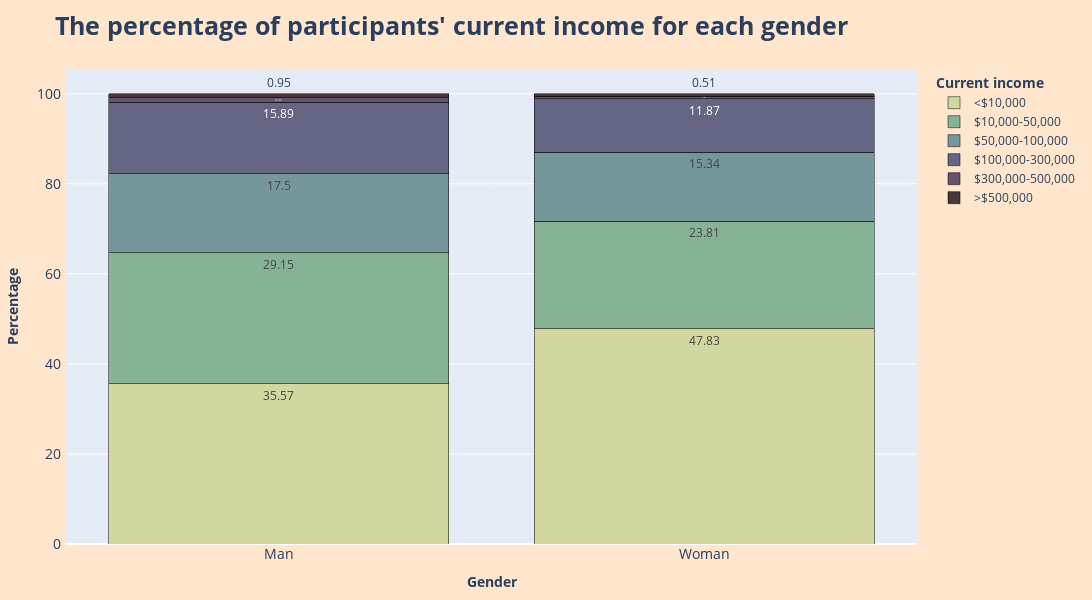

Source (notebook cell):
### Code cell
fig = stacked_bar_plot( filtered_gender_income_df, 'Gender', 'Percentage', 'Current income' , 'Percentage', ['#D2D79F', '#86b395', '#75969b','#646684','#66536c' ,'#483838'], 0, 0)
fig.update_layout(
    title_text = '<b>The percentage of participants\' current income for each gender</b>',
)
fig.update_traces(marker_line_color='black', marker_line_width=0.5, hovertemplate='<b>%{text} (%)</b> of <b>%{x}</b> have the income <b>%{fullData.name}</b>')

fig.show()

### Figure 1 — Plotly figure (JSON) as saved in the notebook; plotly's stock layout.template omitted (floating-point values rounded to 4 significant figures)
{"data": [{"alignmentgroup": "True", "hovertemplate": "<b>%{text} (%)</b> of <b>%{x}</b> have the income <b>%{fullData.name}</b>", "legendgroup": "<$10,000", "marker": {"color": "#D2D79F", "line": {"color": "black", "width": 0.5}, "pattern": {"shape": ""}}, "name": "<$10,000", "offsetgroup": "<$10,000", "orientation": "v", "showlegend": true, "text": [35.57, 47.83], "textposition": "auto", "type": "bar", "x": ["Man", "Woman"], "xaxis": "x", "y": [35.57, 47.83], "yaxis": "y"}, {"alignmentgroup": "True", "hovertemplate": "<b>%{text} (%)</b> of <b>%{x}</b> have the income <b>%{fullData.name}</b>", "legendgroup": "$10,000-50,000", "marker": {"color": "#86b395", "line": {"color": "black", "width": 0.5}, "pattern": {"shape": ""}}, "name": "$10,000-50,000", "offsetgroup": "$10,000-50,000", "orientation": "v", "showlegend": true, "text": [29.15, 23.81], "textposition": "auto", "type": "bar", "x": ["Man", "Woman"], "xaxis": "x", "y": [29.15, 23.81], "yaxis": "y"}, {"alignmentgroup": "True", "hovertemplate": "<b>%{text} (%)</b> of <b>%{x}</b> have the income <b>%{fullData.name}</b>", "legendgroup": "$50,000-100,000", "marker": {"color": "#75969b", "line": {"color": "black", "width": 0.5}, "pattern": {"shape": ""}}, "name": "$50,000-100,000", "offsetgroup": "$50,000-100,000", "orientation": "v", "showlegend": true, "text": [17.5, 15.34], "textposition": "auto", "type": "bar", "x": ["Man", "Woman"], "xaxis": "x", "y": [17.5, 15.34], "yaxis": "y"}, {"alignmentgroup": "True", "hovertemplate": "<b>%{text} (%)</b> of <b>%{x}</b> have the income <b>%{fullData.name}</b>", "legendgroup": "$100,000-300,000", "marker": {"color": "#646684", "line": {"color": "black", "width": 0.5}, "pattern": {"shape": ""}}, "name": "$100,000-300,000", "offsetgroup": "$100,000-300,000", "orientation": "v", "showlegend": true, "text": [15.89, 11.87], "textposition": "auto", "type": "bar", "x": ["Man", "Woman"], "xaxis": "x", "y": [15.89, 11.87], "yaxis": "y"}, {"alignmentgroup": "True", "hovertemplate": "<b>%{text} (%)</b> of <b>%{x}</b> have the income <b>%{fullData.name}</b>", "legendgroup": "$300,000-500,000", "marker": {"color": "#66536c", "line": {"color": "black", "width": 0.5}, "pattern": {"shape": ""}}, "name": "$300,000-500,000", "offsetgroup": "$300,000-500,000", "orientation": "v", "showlegend": true, "text": [0.95, 0.65], "textposition": "auto", "type": "bar", "x": ["Man", "Woman"], "xaxis": "x", "y": [0.95, 0.65], "yaxis": "y"}, {"alignmentgroup": "True", "hovertemplate": "<b>%{text} (%)</b> of <b>%{x}</b> have the income <b>%{fullData.name}</b>", "legendgroup": ">$500,000", "marker": {"color": "#483838", "line": {"color": "black", "width": 0.5}, "pattern": {"shape": ""}}, "name": ">$500,000", "offsetgroup": ">$500,000", "orientation": "v", "showlegend": true, "text": [0.95, 0.51], "textposition": "auto", "type": "bar", "x": ["Man", "Woman"], "xaxis": "x", "y": [0.95, 0.51], "yaxis": "y"}], "layout": {"barmode": "stack", "height": 600, "legend": {"title": {"text": "<b>Current income</b>"}, "tracegroupgap": 0}, "margin": {"b": 20, "l": 20, "r": 30, "t": 70}, "paper_bgcolor": "#ffe6cc", "title": {"font": {"size": 25}, "text": "<b>The percentage of participants' current income for each gender</b>"}, "width": 1100, "xaxis": {"anchor": "y", "domain": [0, 1], "tickfont": {"size": 14}, "title": {"text": "<b>Gender</b>"}}, "yaxis": {"anchor": "x", "domain": [0, 1], "tickfont": {"size": 14}, "ticksuffix": " ", "title": {"text": "<b>Percentage</b>"}}}}
